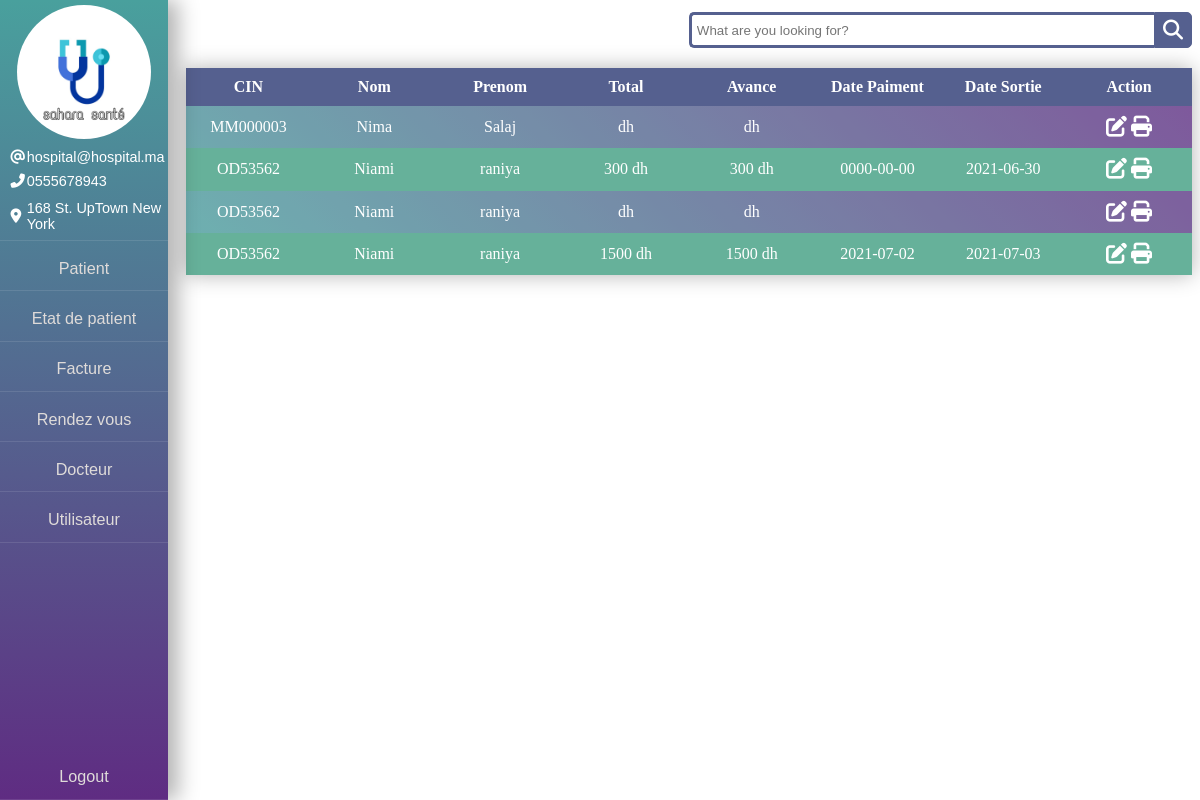
The app's page /src/pages/facture.php (signed in) with its own data.
### tables this page shows
CREATE TABLE `facture` (
  `id_F` int(11) NOT NULL,
  `cin_P` varchar(20) NOT NULL,
  `total` int(11) DEFAULT NULL,
  `avance` int(11) DEFAULT NULL,
  `date_paiment` date DEFAULT NULL,
  `date_sortie` date DEFAULT NULL
);

CREATE TABLE `patient` (
  `cin_P` varchar(20) NOT NULL,
  `nom` varchar(20) NOT NULL,
  `prenom` varchar(20) NOT NULL,
  `sex` varchar(1) DEFAULT NULL,
  `tel` int(20) NOT NULL,
  `date_entree` date DEFAULT NULL
);

### src/pages/facture.php (the view, shortened to what this page needs)
<!DOCTYPE html>
<html>
<head>
    <link rel="stylesheet" href="../css/Etat_&_facture.css">
</head>
<body>
    <?php
        include_once 'side__bar.php';
        ?>
        <main class="main">
            <div class="sub_main">
                <div class="search__div">
                    <div class="wrap">
                        <div class="search">
                            <input type="text" id="search" class="searchTerm" placeholder="What are you looking for?">
                            <button type="submit" class="searchButton">
                            <i class="fa fa-search"></i>
                        </button>
                        </div>
                    </div>
                </div>
            </div>
            <div class="container-table" id="container-table">
                <table class="table-table" id="table-table">
                    <thead class="thead-table">
                        <tr class="tr-table-head">
                            <th class="th-table">CIN</th>
                            <th class="th-table">Nom</th>
                            <th class="th-table">Prenom</th>
                            <th class="th-table">Total</th>
                            <th class="th-table">Avance</th>
                            <th class="th-table">Date Paiment</th>
                            <th class="th-table">Date Sortie</th>
                            <th class="th-table">Action</th>
                        </tr>
                    </thead>
                    <tbody class="tbody-table">
                        <?php
                        include_once 'connect.php';
                        $sql = "SELECT id_F, f.cin_P, nom, prenom, total, avance, date_paiment, date_sortie FROM facture f, patient p WHERE p.cin_P = f.cin_P";
                        $result = $conn->query($sql);
                        if ($result->num_rows > 0) {
                            while ($row = $result->fetch_assoc()) {
                                echo '
                                <tr class="tr-table-main row_'.$row['id_F'].'"';
                                if ($row['avance'] >= $row['total'] AND $row['avance'] != NULL AND $row['total'] != NULL) {
                                    echo 'style="background-color: #409d81;"';
                                }
                                echo '>
                                    <td class="td-table">'.$row['cin_P'].'</td>
                                    <td class="td-table">'.$row['nom'].'</td>
                                    <td class="td-table">'.$row['prenom'].'</td>
                                    <td class="td-table">'.$row['total'].' dh</td>
                                    <td class="td-table">'.$row['avance'].' dh</td>
                                    <td class="td-table">'.$row['date_paiment'].'</td>
                                    <td class="td-table">'.$row['date_sortie'].'</td>
                                    <td class="td-table">
                                        <a href="#"  onclick="showinput('."'row_".$row['id_F']."'".')"><i class="fas fa-edit"></i></a>
                                        <a href="print_facture.php?cin_P='.$row['cin_P'].'"><i class="fas fa-print" style="font-width: 600 !important"></i></a>
                                    </td>
                                </tr>
                                <tr class="tr-table hide hide_row_'.$row['id_F'].'">
                                                        <input type="hidden" name="id_F" value="'.$row['id_F'].'" />
                                                        <td class="td-table">'.$row['cin_P'].'</td>
                                                        <td class="td-table">'.$row['nom'].'</td>
                                                        <td class="td-table">'.$row['prenom'].'</td>
                                                        <td class="td-table"><input type="number" name="total" value="'.$row['total'].'" min="0"></td>
                                                        <td class="td-table"><input type="number" name="avance" value="'.$row['avance'].'" min="0"></td>
                                                        <td class="td-table"><input type="date" name="date_paiment" value="'.$row['date_paiment'].'" require></td>
                                                        <td class="td-table"><input type="date" name="date_sortie" value="'.$row['date_sortie'].'" require></td>
                                                        <input type="submit" id="'.$row['id_F'].'" value="Enregistre" name="enregistre_patien">
                                                        <i class="fas fa-times-circle" onclick="deleteinput('."'row_".$row['id_F']."'".')"></i>
                                    </tr>
                            ';
                            }
                        } else {
                            echo "<tr class='tr-table'>
                                        <td class='td-table' colspan='8'>0 results</td>
                                </tr>";
                        }
                    ?>
                    </tbody>
                </table>
            </div>
        </main>
</body>
</html>

### src/css/Etat_&_facture.css (style rules this page uses)
.search { width: 100%; position: relative; display: flex; }
.searchTerm { width: 100%; border: 3px solid #55608f; border-right: none; padding: 5px; height: 36px; border-radius: 5px 0 0 5px; outline: none; color: #9dbfaf; }
.searchButton { width: 40px; height: 36px; border: 1px solid #55608f; background: #55608f; text-align: center; color: #fff; border-radius: 0 5px 5px 0; cursor: pointer; font-size: 20px; }
.wrap { width: 80%; }
.main { margin-left: 15%; margin-top: 1vw; }
.sub_main { display: flex; width: 50%; margin-left: 50%; }
.sub_main div { flex-grow: 1; width: 100%; }
.container-table { margin-top: 2%; display: flex; justify-content: center; }
.table-table { background: linear-gradient(45deg, #49a09d, #5f2c82); width: 100%; border-collapse: collapse; overflow: hidden; box-shadow: 0 0 20px rgb(0 0 0 / 30%); flex-grow: 1; text-align: center; }
.th-table, .td-table { padding: 1% 0; background-color: rgba(255, 255, 255, 0.2); color: #fff; width: 14.28571428571429%; }
.thead-table .th-table { background-color: #55608f; }
.fa-edit, .fa-trash-alt, .fa-print { font-size: 25px; font-size: 21px; color: white; font-weight: 100; }

### src/pages/facture.php (style rules this page uses)
.th-table,.td-table { width: 12.5%; }

### src/pages/side__bar.php (style rules this page uses)
body { background-image: url(../image/Hospital.jpg); background-size: cover; }

### records on screen
facture: cin_P "MM000003", cin_P.nom "Nima", cin_P.prenom "Salaj"
facture: cin_P "OD53562", cin_P.nom "Niami", cin_P.prenom "raniya", total "300", avance "300", date_paiment "0000-00-00", date_sortie "2021-06-30"
facture: cin_P "OD53562", cin_P.nom "Niami", cin_P.prenom "raniya"
facture: cin_P "OD53562", cin_P.nom "Niami", cin_P.prenom "raniya", total "1500", avance "1500", date_paiment "2021-07-02", date_sortie "2021-07-03"
